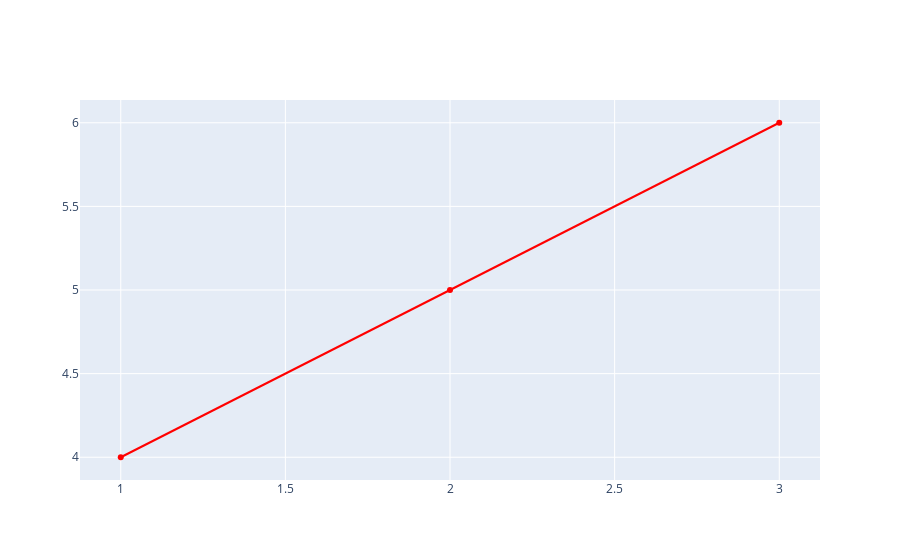

Notebook code for this chart:
### Code cell
import plotly.graph_objects as go

trace = go.Scatter(x=[1, 2, 3], y=[4, 5, 6],
                  hoveron='points',
                  hoverinfo='all',
                  mode='lines+markers',
                  marker=dict(color='red'))

layout = go.Layout()

fig = go.Figure(data=[trace], layout=layout)

fig.show()

### Figure 1 — Plotly figure (JSON) as saved in the notebook; plotly's stock layout.template omitted (floating-point values rounded to 4 significant figures)
{"data": [{"hoverinfo": "all", "hoveron": "points", "marker": {"color": "red"}, "mode": "lines+markers", "type": "scatter", "x": [1, 2, 3], "y": [4, 5, 6]}], "layout": {}}
